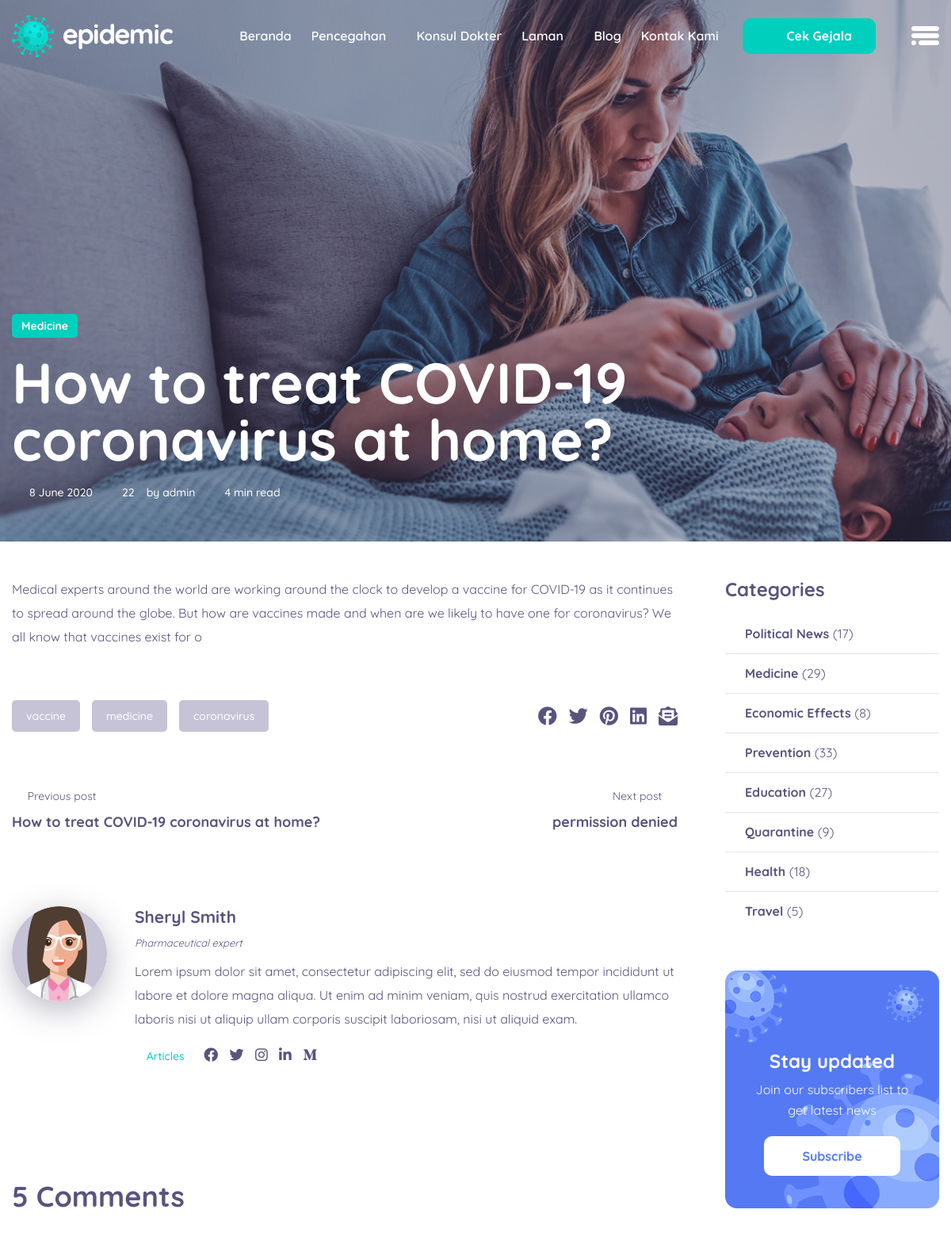
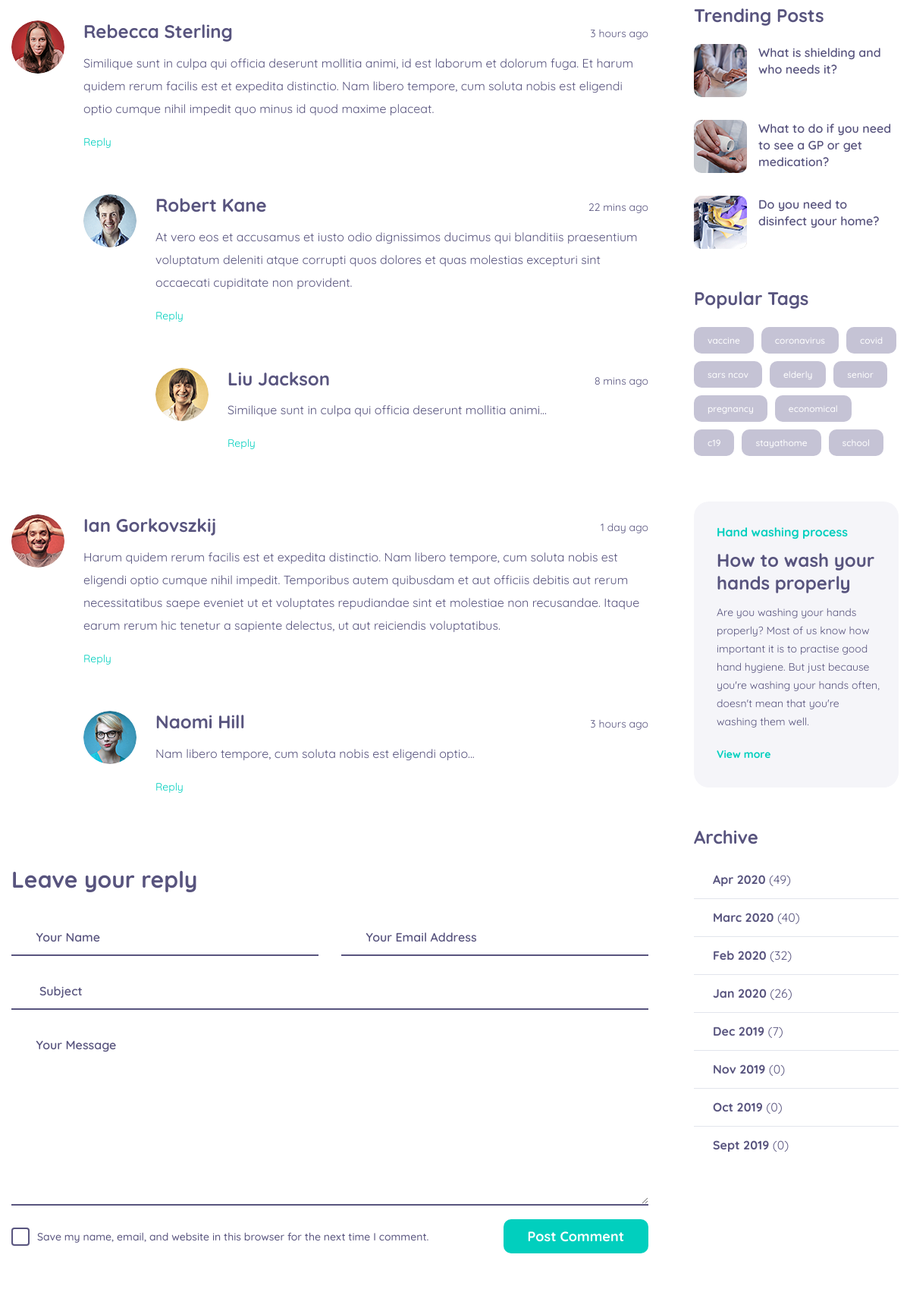
Page /public/Blog/single_blog/26 (upper part) on the committed database (2 pictures, top to bottom).
### tables this page shows
CREATE TABLE `blogs` (
  `id` int(11) NOT NULL,
  `authId` int(11) NOT NULL,
  `title` varchar(255) NOT NULL,
  `category` enum('Political News','Medicine','Economic','Effect','Prevention','Education','Quarantine','Health','Travel') DEFAULT NULL,
  `date` date NOT NULL,
  `content` longtext NOT NULL
);

CREATE TABLE `users` (
  `id` int(11) NOT NULL,
  `username` varchar(255) NOT NULL,
  `password` varchar(255) NOT NULL,
  `role` enum('Administrator','Doctor/Content Writer') NOT NULL,
  `full_name` varchar(255) NOT NULL,
  `birth_date` date NOT NULL,
  `address` varchar(255) NOT NULL,
  `email` varchar(255) NOT NULL,
  `phone_number` varchar(255) NOT NULL
);

### app/views/Blog/single_blog.php (the view, shortened to what the rows shown need)
<section class="single_blog_img">
    <div class="container">
        <div class="single_blog_text">
            <a class="tag" href="#"><?= $data['blog']['category'] ?></a>
            <h2><?= $data['blog']['title'] ?></h2>
            <ul class="nav">
                <?php
                $date = date('j F Y', strtotime(str_replace("-", "/", $data['blog']['date'])));
                $data['users'] = $this->model('User_model')->getAllUsersNameById($data['blog']['authId']);
                $author_name = $data['users']['full_name'];
                ?>
                <li><a href="#"><i class="linearicons-calendar-full"></i><?= $date ?></a></li>
                <li><a href="#"><i class="linearicons-bubbles"></i>22</a></li>
                <li><a href="#">by <?= $author_name ?></a></li>
                <li></li>
            </ul>
        </div>
    </div>
</section>
<section class="single_blog_area">
    <div class="container">
        <div class="row single_blog_inner">
            <div class="col-lg-9">
                <div class="single_blog_text_inner">
                    <?= $data['blog']['content'] ?>
                    <div class="single_blog_bottom">
                        <div class="row m-0 justify-content-between">
                        </div>
                    </div>
                    <div class="post_navigation row">
                        <div class="col-6">
                            <?php
                            $total = count($this->model('Blog_model')->getAllBlogs());
                            if ($data['blog']['id'] != 1) {
                                $data['previous_blog'] = $this->model('Blog_model')->getAllBlogsById($data['blog']['id'] - 1); ?>
                                <a href="<?= BASEURL; ?>/Blog/single_blog/<?=$data['blog']['id']-1?>"><i class="linearicons-arrow-left"></i> Previous post</a>
                                <h4><?= $data['previous_blog']['title'] ?></h4>
                            <?php } ?>
                        </div>
                        <div class="col-6 text-right">
                            <?php
                            if ($data['blog']['id'] != $total) {
                                $data['next_blog'] = $this->model('Blog_model')->getAllBlogsById($data['blog']['id'] + 1); ?>
                                <a href="<?= BASEURL; ?>/Blog/single_blog/<?=$data['blog']['id']+1?>">Next post <i class="linearicons-arrow-right"></i></a>
                                <h4><?= $data['next_blog']['title'] ?></h4>
                            <?php } ?>
                        </div>
                    </div>
                    <div class="post_author">
                        <div class="media">
                        </div>
                    </div>
                    <div class="s_comment_list">
                        <h3 class="cm_title_br">5 Comments</h3>
                        <div class="s_comment_list_inner">
                        </div>
                    </div>
                    <div class="comment_box">
                        <h3 class="cm_title_br">Leave your reply</h3>
                        <form class="row contact_us_form appoinment_form"
                              action="http://paul-themes.com/html/covid-19/contact_process.php" id="contactForm"
                              novalidate="novalidate">
                        </form>
                    </div>
                </div>
            </div>
        </div>
    </div>
</section>

### rows in the picture
blogs: category "Medicine", title "How to treat COVID-19 coronavirus at home?", date "8 June 2020", content "Medical experts around the world are working around the clock to develop a vaccine for COVID-19 as it continues to spread around the globe. But how are vaccines made and when are we likely to have one for coronavirus? We all know that vaccines exist for o"
users: full_name "admin"
blogs: title "How to treat COVID-19 coronavirus at home?"
blogs: title "permission denied"
